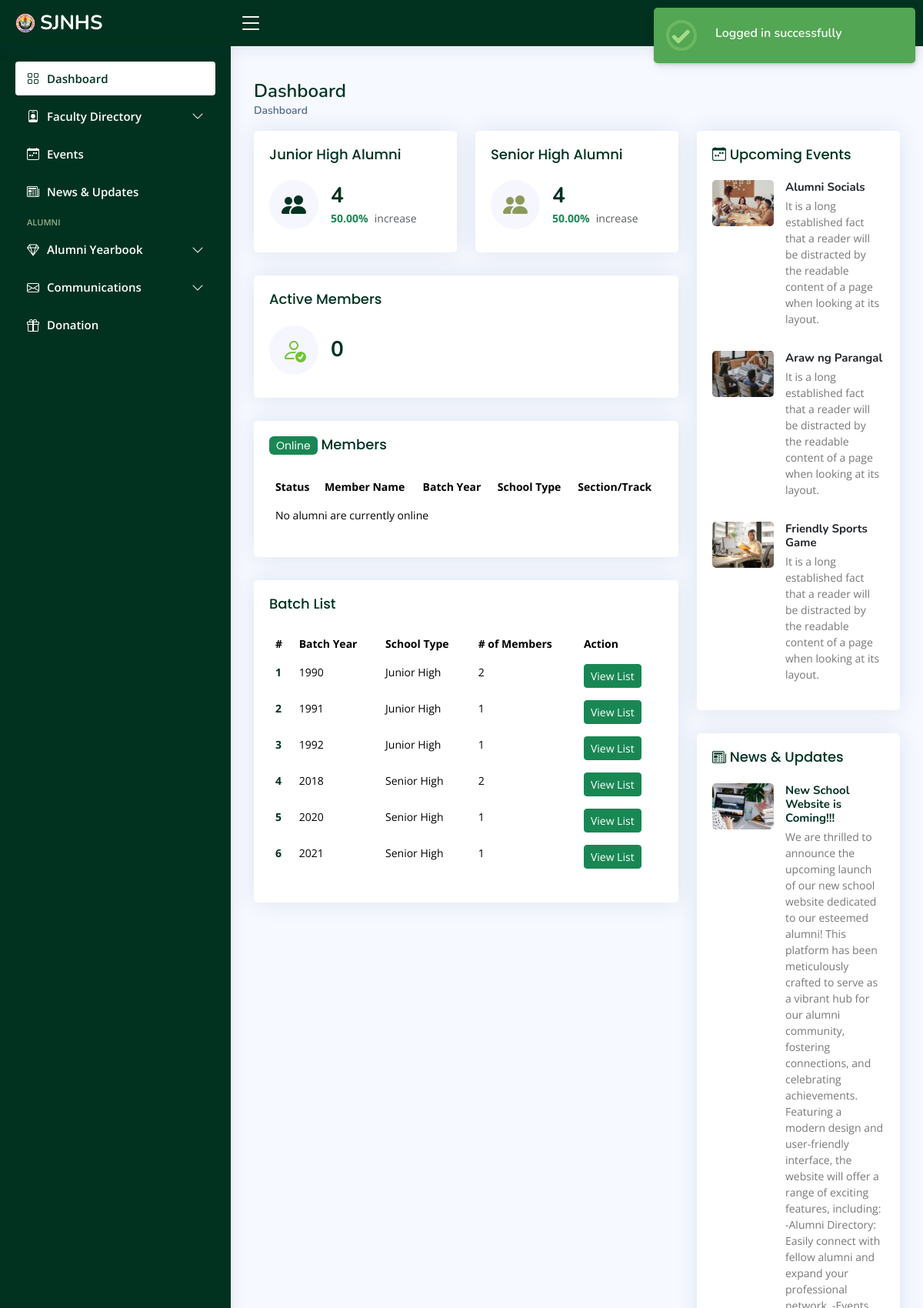
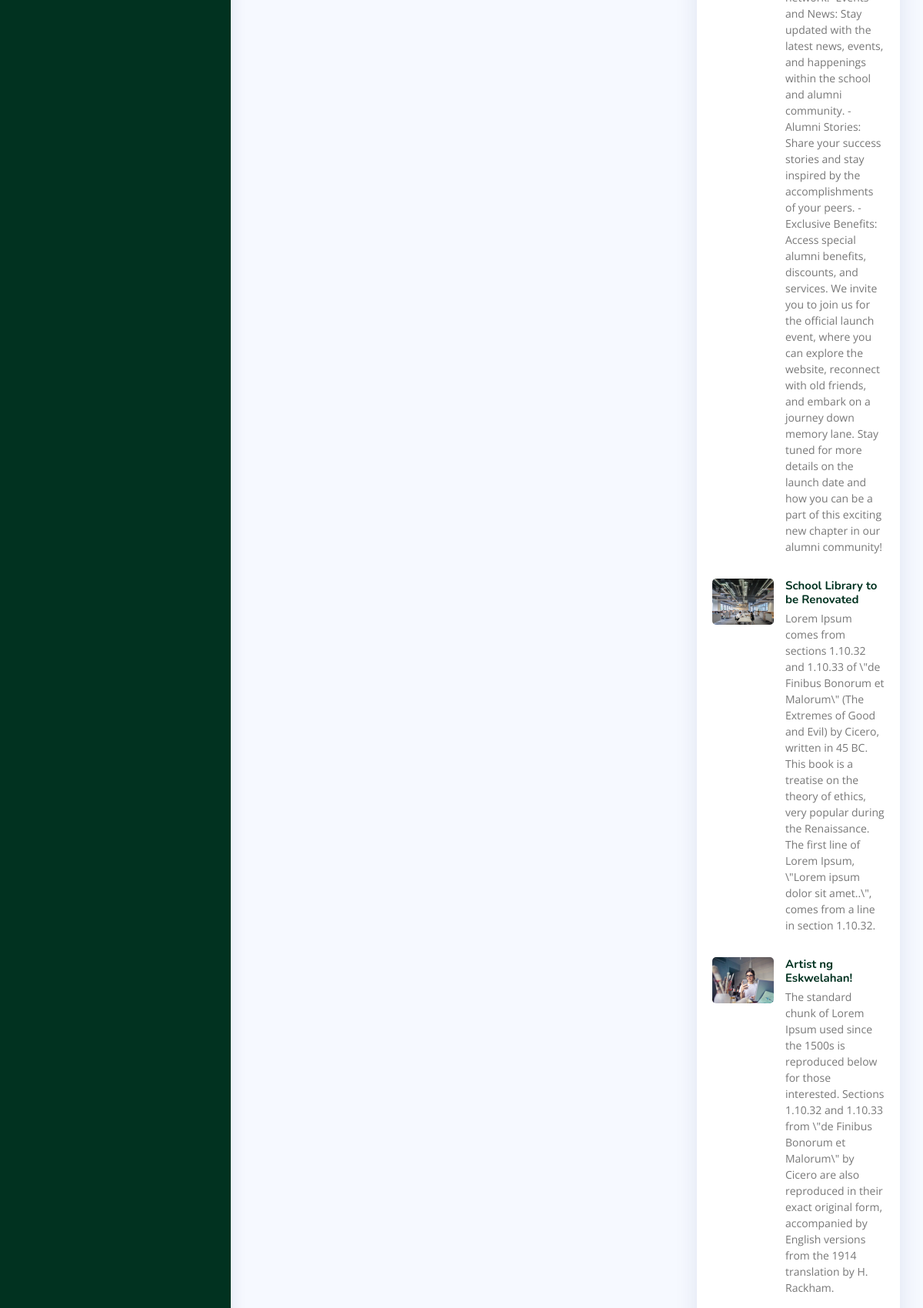
/admin/dashboard.php (signed in, upper part), run on the app's committed database (2 pictures, top to bottom).
### tables this page shows
CREATE TABLE `events` (
  `id` int(11) UNSIGNED NOT NULL,
  `eventsCode` varchar(255) NOT NULL,
  `eventName` varchar(255) NOT NULL,
  `eventDate` date NOT NULL,
  `eventStatus` int(11) NOT NULL,
  `eventLocation` varchar(255) NOT NULL,
  `eventDescription` text NOT NULL,
  `eventPicture` varchar(255) NOT NULL,
  `date_created` date NOT NULL DEFAULT current_timestamp()
);

CREATE TABLE `news` (
  `id` int(11) NOT NULL,
  `newsCode` varchar(255) NOT NULL,
  `title` varchar(255) NOT NULL,
  `content` text NOT NULL,
  `publication_date` date NOT NULL,
  `newsStatus` int(11) NOT NULL,
  `newsPicture` varchar(255) NOT NULL,
  `date_created` timestamp NOT NULL DEFAULT current_timestamp()
);

### admin/dashboard.php (the view, shortened to what this page needs)
<?php
include_once 'includes/header.php';
include_once 'includes/sidebar.php';
include "includes/conn.php";
?>
<main id="main" class="main">
    <div class="pagetitle">
        <h1>Dashboard</h1>
        <nav>
            <ol class="breadcrumb">
                <li class="breadcrumb-item active">Dashboard</li>
            </ol>
        </nav>
    </div>
    <section class="section dashboard">
        <div class="row">
            <div class="col-lg-8">
                <div class="row">
                    <?php
                    $sql = "SELECT COUNT(`id`) AS total_alumni FROM `alumni_jhs`";
                    $result = mysqli_query($conn, $sql);
                    $row = mysqli_fetch_assoc($result);
                    $totalAlumni = $row['total_alumni'];
                    $sql = "SELECT COUNT(`id`) AS new_alumni FROM `alumni_jhs` WHERE `date_created` >= DATE_SUB(NOW(), INTERVAL 1 WEEK)";
                    $result = mysqli_query($conn, $sql);
                    $row = mysqli_fetch_assoc($result);
                    $newAlumni = $row['new_alumni'];
                    $increasePercentage = ($newAlumni / $totalAlumni) * 100;
                    ?>
                    <div class="col-xxl-4 col-md-6">
                        <div class="card info-card jhs-card">
                            <div class="card-body">
                                <h5 class="card-title">Junior High Alumni</h5>
                                <div class="d-flex align-items-center">
                                    <div
                                        class="card-icon rounded-circle d-flex align-items-center justify-content-center">
                                        <i class="bi bi-people-fill"></i>
                                    </div>
                                    <div class="ps-3">
                                        <h6><?php echo $totalAlumni; ?></h6>
                                        <span
                                            class="text-success small pt-1 fw-bold"><?php echo number_format($increasePercentage, 2); ?>%</span>
                                        <span class="text-muted small pt-2 ps-1">increase</span>
                                    </div>
                                </div>
                            </div>
                        </div>
                    </div>
                    <?php
                    $sql = "SELECT COUNT(`id`) AS total_alumni FROM `alumni_shs`";
                    $result = mysqli_query($conn, $sql);
                    $row = mysqli_fetch_assoc($result);
                    $totalAlumni = $row['total_alumni'];
                    $sql = "SELECT COUNT(`id`) AS new_alumni FROM `alumni_shs` WHERE `date_created` >= DATE_SUB(NOW(), INTERVAL 1 WEEK)";
                    $result = mysqli_query($conn, $sql);
                    $row = mysqli_fetch_assoc($result);
                    $newAlumni = $row['new_alumni'];
                    $increasePercentage = ($newAlumni / $totalAlumni) * 100;
                    ?>
                    <div class="col-xxl-4 col-md-6">
                        <div class="card info-card shs-card">
                            <div class="card-body">
                                <h5 class="card-title">Senior High Alumni</h5>
                                <div class="d-flex align-items-center">
                                    <div
                                        class="card-icon rounded-circle d-flex align-items-center justify-content-center">
                                        <i class="bi bi-people-fill"></i>
                                    </div>
                                    <div class="ps-3">
                                        <h6><?php echo $totalAlumni; ?></h6>
                                        <span
                                            class="text-success small pt-1 fw-bold"><?php echo number_format($increasePercentage, 2); ?>%</span>
                                        <span class="text-muted small pt-2 ps-1">increase</span>
                                    </div>
                                </div>
                            </div>
                        </div>
                    </div>
                    <div class="col-xxl-4 col-xl-12">
                        <div class="card info-card active-card">
                            <div class="card-body">
                                <h5 class="card-title">Active Members</h5>
                                <?php
                                $sql = "SELECT COUNT(*) AS total_online FROM (
                                            SELECT * FROM alumni_jhs WHERE is_online = 1
                                            UNION
                                            SELECT * FROM alumni_shs WHERE is_online = 1
                                        ) AS online_alumni";
                                $result = mysqli_query($conn, $sql);
                                if (mysqli_num_rows($result) > 0) {
                                    $row = mysqli_fetch_assoc($result);
                                    $total_online = $row['total_online'];
                                ?>
                                <div class="d-flex align-items-center">
                                    <div
                                        class="card-icon rounded-circle d-flex align-items-center justify-content-center">
                                        <i class="bi bi-person-check"></i>
                                    </div>
                                    <div class="ps-3">
                                        <h6><?php echo $total_online ?></h6>
                                    </div>
                                </div>
                                <?php
                                } else {
                                    echo "0 results";
                                }
                                ?>
                            </div>
                        </div>
                    </div>
                    <div class="col-12">
                        <div class="card batch-list overflow-auto">
                            <div class="card-body">
                                <h5 class="card-title"><span class="badge bg-success text-white">Online</span>
                                    Members
                                </h5>
                                <table class="table table-borderless datatable">
                                    <thead>
                                        <tr>
                                            <th scope="col">Status</th>
                                            <th scope="col">Member Name</th>
                                            <th scope="col">Batch Year</th>
                                            <th scope="col">School Type</th>
                                            <th scope="col">Section/Track</th>
                                        </tr>
                                    </thead>
                                    <tbody>
                                        <?php
                                        $sql = "SELECT * FROM alumni_jhs WHERE is_online = 1
                                                UNION
                                                SELECT * FROM alumni_shs WHERE is_online = 1";
                                        $result = mysqli_query($conn, $sql);
                                        if (mysqli_num_rows($result) > 0) {
                                            while ($row = mysqli_fetch_assoc($result)) {
                                                echo "<tr>";
                                                echo "<th scope='row'><span class='badge bg-success text-success rounded-5'>.</span></th>";
                                                echo "<td>" . $row['firstname'] . " " . $row['middlename'] . " " . $row['lastname'] . "</td>";
                                                echo "<td>" . $row['year_graduated'] . "</td>";
                                                echo "<td>". ($row['track'] == "JHS" ? "JHS" : "SHS") ."</td>";
                                                echo "<td>" . ($row['track'] == "JHS" ? $row['section'] : $row['track']) . "</td>";
                                                echo "</tr>";
                                            }
                                        } else {
                                            echo "<tr><td colspan='5'>No alumni are currently online</td></tr>";
                                        }
                                        ?>
                                    </tbody>
                                </table>
                            </div>
                        </div>
                    </div>
                    <div class="col-12">
                        <div class="card batch-list overflow-auto">
                            <div class="card-body">
                                <h5 class="card-title">Batch List</h5>
                                <table class="table table-borderless datatable">
                                    <thead>
                                        <tr>
                                            <th scope="col">#</th>
                                            <th scope="col">Batch Year</th>
                                            <th scope="col">School Type</th>
                                            <th scope="col"># of Members</th>
                                            <th scope="col">Action</th>
                                        </tr>
                                    </thead>
                                    <tbody>
                                        <?php
                                        $batchNumber = 1;
                                        $sql = "SELECT `year_graduated` AS batch_year, COUNT(`id`) AS num_members FROM `alumni_jhs` GROUP BY `year_graduated`";
                                        $result = mysqli_query($conn, $sql);
                                        while ($row = mysqli_fetch_assoc($result)) {
                                            echo "<tr>";
                                            echo "<th scope='row'><a href='#'>$batchNumber</a></th>";
                                            echo "<td>{$row['batch_year']}</td>";
                                            echo "<td>Junior High</td>";
                                            echo "<td>{$row['num_members']}</td>";
                                            echo "<td><a href='alumni-jhs-view.php?batch={$row['batch_year']}' class='btn btn-sm btn-success text-white'>View List</a></td>";
                                            echo "</tr>";
                                            $batchNumber++;
                                        }
                                        $sql = "SELECT `year_graduated` AS batch_year, COUNT(`id`) AS num_members FROM `alumni_shs` GROUP BY `year_graduated`";
                                        $result = mysqli_query($conn, $sql);
                                        while ($row = mysqli_fetch_assoc($result)) {
                                            echo "<tr>";
                                            echo "<th scope='row'><a href='#'>$batchNumber</a></th>";
                                            echo "<td>{$row['batch_year']}</td>";
                                            echo "<td>Senior High</td>";
                                            echo "<td>{$row['num_members']}</td>";
                                            echo "<td><a href='alumni-shs-view.php?batch={$row['batch_year']}' class='btn btn-sm btn-success text-white'>View List</a></td>";
                                            echo "</tr>";
                                            $batchNumber++;
                                        }
                                        ?>
                                    </tbody>
                                </table>
                            </div>
                        </div>
                    </div>
                </div>
            </div>
            <div class="col-lg-4">
                <div class="card">
                    <div class="card-body">
                        <h5 class="card-title"><i class="bi bi-calendar-week"></i> Upcoming Events</h5>
                        <div class="events">
                            <?php
                            $sql = "SELECT * FROM `events` WHERE `eventStatus` IN (1, 2)";
                            $result = mysqli_query($conn, $sql);
                            if (mysqli_num_rows($result) > 0) {
                                echo '<div class="events">';
                                while ($row = mysqli_fetch_assoc($result)) {
                                    echo '
                                        <div class="post-item clearfix">
                                            <img src="' . $row['eventPicture'] . '" alt="">
                                            <h4>' . $row['eventName'] . '</h4>
                                            <p>' . $row['eventDescription'] . '</p>
                                        </div>';
                                }
                                echo '</div>';
                            } else {
                                echo 'No events found';
                            }
                            ?>
                        </div>
                    </div>
                </div>
                <div class="card">
                    <div class="card-body pb-0">
                        <h5 class="card-title"><i class="bi bi-newspaper"></i> News &amp; Updates</h5>
                        <div class="news">
                            <?php
                            $sql = "SELECT * FROM `news` WHERE `newsStatus` = 1";
                            $result = mysqli_query($conn, $sql);
                            if (mysqli_num_rows($result) > 0) {
                                echo '<div class="news">';
                                while ($row = mysqli_fetch_assoc($result)) {
                                    echo '
                                        <div class="post-item clearfix">
                                            <img src="' . $row['newsPicture'] . '" alt="">
                                            <h4><a href="#">' . $row['title'] . '</a></h4>
                                            <p>' . $row['content'] . '</p>
                                        </div>';
                                }
                                echo '</div>';
                            } else {
                                echo 'No news found';
                            }
                            ?>
                        </div>
                    </div>
                </div>
            </div>
        </div>
    </section>
</main>
<?php
include_once 'includes/footer.php';
?>

### data on the page
events: eventPicture (picture), eventName "Alumni Socials", eventDescription "It is a long established fact that a reader will be distracted by the readable content of a page when looking at its layout."
events: eventPicture (picture), eventName "Araw ng Parangal", eventDescription "It is a long established fact that a reader will be distracted by the readable content of a page when looking at its layout."
events: eventPicture (picture), eventName "Friendly Sports Game", eventDescription "It is a long established fact that a reader will be distracted by the readable content of a page when looking at its layout."
news: newsPicture (picture), title "New School Website is Coming!!!", content "We are thrilled to announce the upcoming launch of our new school website dedicated to our esteemed alumni! This platform has been meticulously crafted to serve as a vibrant hub for our alumni community, fostering connections, and celebrating achievements. Featuring a modern design and user-friendly interface, the website will offer a range of exciting features, including: -Alumni Directory: Easily connect with fellow alumni and expand your professional network. -Events and News: Stay updated with the latest news, events, and happenings within the school and alumni community. -Alumni Stories: Share your success stories and stay inspired by the accomplishments of your peers. -Exclusive…"
news: newsPicture (picture), title "School Library to be Renovated", content "Lorem Ipsum comes from sections 1.10.32 and 1.10.33 of \\\"de Finibus Bonorum et Malorum\\\" (The Extremes of Good and Evil) by Cicero, written in 45 BC. This book is a treatise on the theory of ethics, very popular during the Renaissance. The first line of Lorem Ipsum, \\\"Lorem ipsum dolor sit amet..\\\", comes from a line in section 1.10.32."
news: newsPicture (picture), title "Artist ng Eskwelahan!", content "The standard chunk of Lorem Ipsum used since the 1500s is reproduced below for those interested. Sections 1.10.32 and 1.10.33 from \\\"de Finibus Bonorum et Malorum\\\" by Cicero are also reproduced in their exact original form, accompanied by English versions from the 1914 translation by H. Rackham."

### other printed values
$totalAlumni "4"
$increasePercentage "50.00"
$total_online "0"
$row['batch_year'] "1990"
$row['num_members'] "2"
$row['batch_year'] "1991"
$row['num_members'] "1"
$row['batch_year'] "1992"
$row['batch_year'] "2018"
$row['batch_year'] "2020"
$row['batch_year'] "2021"
